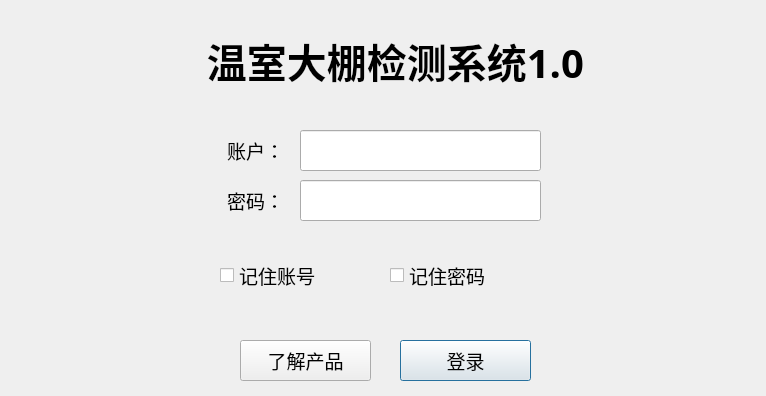
<?xml version="1.0" encoding="UTF-8"?>
<ui version="4.0">
 <class>login</class>
 <widget class="QDialog" name="login">
  <property name="geometry">
   <rect>
    <x>0</x>
    <y>0</y>
    <width>766</width>
    <height>396</height>
   </rect>
  </property>
  <property name="windowTitle">
   <string>Dialog</string>
  </property>
  <property name="styleSheet">
   <string notr="true"/>
  </property>
  <widget class="QLabel" name="label_loginTitle">
   <property name="geometry">
    <rect>
     <x>120</x>
     <y>20</y>
     <width>551</width>
     <height>81</height>
    </rect>
   </property>
   <property name="font">
    <font>
     <family>Arial Black</family>
     <pointsize>30</pointsize>
     <weight>75</weight>
     <bold>true</bold>
    </font>
   </property>
   <property name="text">
    <string>温室大棚检测系统1.0</string>
   </property>
   <property name="alignment">
    <set>Qt::AlignCenter</set>
   </property>
  </widget>
  <widget class="QLabel" name="label_username">
   <property name="geometry">
    <rect>
     <x>200</x>
     <y>130</y>
     <width>111</width>
     <height>41</height>
    </rect>
   </property>
   <property name="font">
    <font>
     <pointsize>14</pointsize>
    </font>
   </property>
   <property name="text">
    <string>账户：</string>
   </property>
   <property name="alignment">
    <set>Qt::AlignCenter</set>
   </property>
  </widget>
  <widget class="QLabel" name="label_password">
   <property name="geometry">
    <rect>
     <x>200</x>
     <y>180</y>
     <width>111</width>
     <height>41</height>
    </rect>
   </property>
   <property name="font">
    <font>
     <pointsize>14</pointsize>
    </font>
   </property>
   <property name="text">
    <string>密码：</string>
   </property>
   <property name="alignment">
    <set>Qt::AlignCenter</set>
   </property>
  </widget>
  <widget class="QLineEdit" name="Edit_username">
   <property name="geometry">
    <rect>
     <x>300</x>
     <y>130</y>
     <width>241</width>
     <height>41</height>
    </rect>
   </property>
   <property name="font">
    <font>
     <pointsize>14</pointsize>
    </font>
   </property>
   <property name="text">
    <string/>
   </property>
  </widget>
  <widget class="QLineEdit" name="Edit_password">
   <property name="geometry">
    <rect>
     <x>300</x>
     <y>180</y>
     <width>241</width>
     <height>41</height>
    </rect>
   </property>
   <property name="font">
    <font>
     <pointsize>14</pointsize>
    </font>
   </property>
   <property name="text">
    <string/>
   </property>
  </widget>
  <widget class="QPushButton" name="Button_login">
   <property name="geometry">
    <rect>
     <x>400</x>
     <y>340</y>
     <width>131</width>
     <height>41</height>
    </rect>
   </property>
   <property name="font">
    <font>
     <pointsize>14</pointsize>
    </font>
   </property>
   <property name="text">
    <string>登录</string>
   </property>
  </widget>
  <widget class="QPushButton" name="Button_understand">
   <property name="geometry">
    <rect>
     <x>240</x>
     <y>340</y>
     <width>131</width>
     <height>41</height>
    </rect>
   </property>
   <property name="font">
    <font>
     <pointsize>14</pointsize>
    </font>
   </property>
   <property name="text">
    <string>了解产品</string>
   </property>
  </widget>
  <widget class="QCheckBox" name="usernameMemoryCk">
   <property name="enabled">
    <bool>true</bool>
   </property>
   <property name="geometry">
    <rect>
     <x>220</x>
     <y>260</y>
     <width>131</width>
     <height>31</height>
    </rect>
   </property>
   <property name="font">
    <font>
     <pointsize>14</pointsize>
    </font>
   </property>
   <property name="text">
    <string>记住账号</string>
   </property>
   <property name="checked">
    <bool>false</bool>
   </property>
  </widget>
  <widget class="QCheckBox" name="passwordMemoryCk">
   <property name="geometry">
    <rect>
     <x>390</x>
     <y>260</y>
     <width>131</width>
     <height>31</height>
    </rect>
   </property>
   <property name="font">
    <font>
     <pointsize>14</pointsize>
    </font>
   </property>
   <property name="text">
    <string>记住密码</string>
   </property>
   <property name="checked">
    <bool>false</bool>
   </property>
  </widget>
 </widget>
 <resources/>
 <connections/>
</ui>
